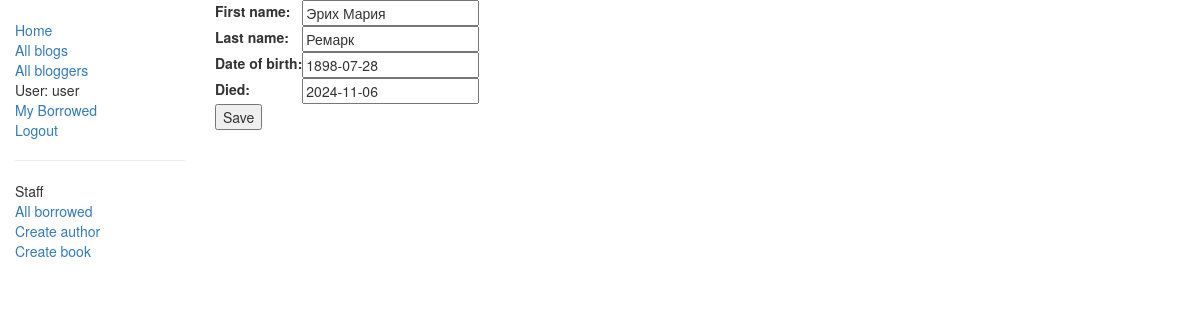
Screenshot of /catalog/author/1/update/ (signed in) with the database file from the repository.
### catalog/models.py (models this page shows, shortened)
class Author(models.Model):
    first_name = models.CharField(max_length=100)
    last_name = models.CharField(max_length=100)
    date_of_birth = models.DateField(null=True, blank=True)
    date_of_death = models.DateField('Died', null=True, blank=True)

### catalog/views.py (the view)
# urls.py: path('author/<int:pk>/update/', views.AuthorUpdate.as_view(), name='author_update'),
class AuthorUpdate(PermissionRequiredMixin, UpdateView):
    permission_required = 'catalog.can_mark_returned'
    model = Author
    fields = ['first_name','last_name','date_of_birth','date_of_death']

### catalog/templates/catalog/author_form.html (shortened to what this page needs)
{% extends "base_generic.html" %}
{% block content %}
  <form action="" method="post">
      <table>
      {{ form.as_table }}
      </table>
      <input type="submit" value="Save" />
  </form>
{% endblock %}

### catalog/templates/base_generic.html (shortened to what this page needs)
<!doctype html>
<html lang="en">
  <head>
    <link
      rel="stylesheet"
      href="https://maxcdn.bootstrapcdn.com/bootstrap/3.3.7/css/bootstrap.min.css" />
    {% load static %}
    <link rel="stylesheet" href="{% static 'css/styles.css' %}" />
  </head>
  <body>
    <div class="container-fluid">
      <div class="row">
        <div class="col-sm-2">
          {% block sidebar %}
            <ul class="sidebar-nav">
              <li><a href="{% url 'index' %}">Home</a></li>
              <li><a href="{% url 'books' %}">All blogs</a></li>
              <li><a href="{% url 'authors' %}">All bloggers</a></li>
              {% if user.is_authenticated %}
              <li class="mt-4">User: <span class="text-secondary">{{ user.get_username }}</span></li>
              <li><a href="{% url 'my-borrowed' %}">My Borrowed</a></li>
              <li><a href="{% url 'logout'%}?next={{request.path}}">Logout</a></li>
            {% else %}
              <li class="mt-4"><a href="{% url 'login'%}?next={{request.path}}">Login</a></li>
            {% endif %}
            {% if perms.catalog.can_mark_returned %}
                    <hr>
                    <li>Staff</li>
                    <li><a href="{% url 'all-borrowed' %}">All borrowed </a></li>
                    <li><a href="{% url 'author_create' %}">Create author</a></li>
                    <li><a href="{% url 'book_create' %}">Create book</a></li>
                  {% endif %}
            </ul>
          {% endblock %}
        </div>
        <div class="col-sm-10 ">{% block content %}{% endblock %}</div>
          </div>
      </div>
  </body>
</html>

### catalog/static/css/styles.css (style rules this page uses)
.sidebar-nav { margin-top: 20px; padding: 0; list-style: none; }

### rows the page displays
Author: first_name "Эрих Мария", last_name "Ремарк", date_of_birth "1898-07-28", date_of_death "2024-11-06"

### other values shown
{{ user.get_username }} "user"
